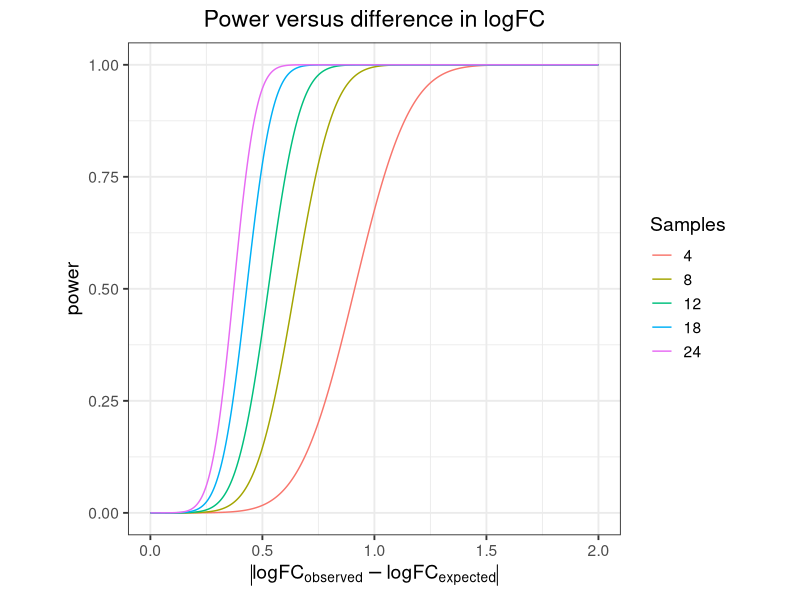

This chart was generated by the following R code:
# Gabriel Hoffman
# December 5, 2019

# Compute power for comparing two logFC values
# Motivated by Nadine's synergy analysis
# the sample size enters only through the standard error of the logFC's
# We use the factor that increasing the sample size by a factor of F
#	will decrease the variance of the logFC by a factor of sqrt(F)
# Were we show results for testing the absolute difference in logFC values
# We also account for multiple testing


#' @param sig1 standard error of estimated for logFC1
#' @param sig2 standard error of estimated for logFC2
#' @param N sample size for which sig1 and sig2 were estimated
#' @param N_other other sample size to evaluate power for
#' @param alpha nominal false positive rate for a single test
#' @param n_tests number of tests
power_compare_logFC = function( sig1, sig2, N, N_other, alpha=0.05, n_tests=20000){

	# absolute difference in logFC
	d = seq(0, 2, length.out=1000)

	# cutoff after multiple testing
	alpha_multiple = alpha / n_tests

	# N_other/N is the relative sample size
	df = lapply( N_other/N, function(n_scale){
		
		# variance of logFC1 - logFC2 is sig1^2 + sig2^2
		# since standard error of the mean is inversely proportional to sqrt(N)
		# 	multiplying the sample size by F decrease the SE by sqrt(F)
		# On the variance scale, this corresponds to dividing by n_scale
		sigSq = (sig1^2 + sig2^2) / n_scale

		# find the cutoff corresponding to the alpha value
		cutoff = qnorm( alpha_multiple/2, 0, sd=sqrt(sigSq), lower.tail=FALSE)

		# power cut one sided test, negative
		p1 = pnorm(-1*cutoff, d, sqrt(sigSq))

		# power for second side of test, positive
		p2 = 1-pnorm(cutoff, d, sqrt(sigSq))

		# total power is sum of p1, p2
		data.frame(n_scale, d, power=p1+p2)
	})
	df = do.call("rbind", df)

	# make plot
	ggplot(df, aes(d, power, color=as.factor(n_scale*N))) + geom_line() + theme_bw(14) + theme(aspect.ratio=1, plot.title = element_text(hjust = 0.5)) + ylim(0, 1) + scale_color_discrete(
		"Samples") + xlab(bquote(abs(logFC[observed] - logFC[expected]))) + ggtitle("Power versus difference in logFC")
}


library(ggplot2)

power_compare_logFC(sig1	= 0.1, 
					sig2	= 0.2, 
					N		= 3, 
					N_other	= c(4, 8, 12, 18, 24), 
					alpha	= 0.05, 
					n_tests	= 20000)







